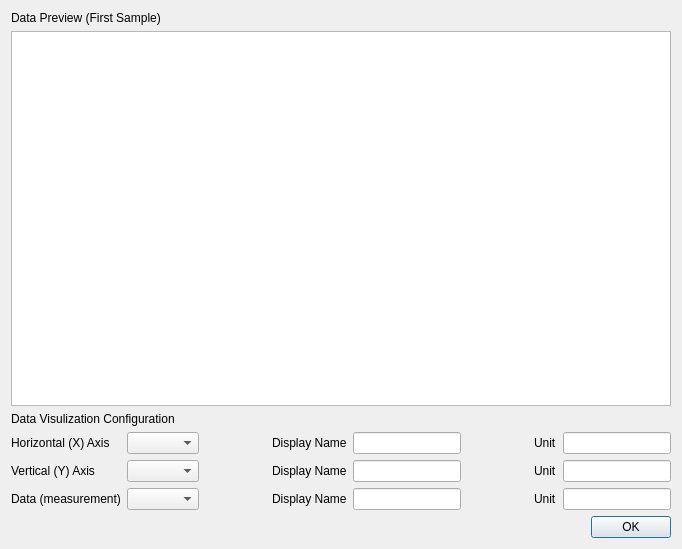
<?xml version="1.0" encoding="UTF-8"?>
<ui version="4.0">
 <class>Form</class>
 <widget class="QDialog" name="Form">
  <property name="geometry">
   <rect>
    <x>0</x>
    <y>0</y>
    <width>682</width>
    <height>549</height>
   </rect>
  </property>
  <property name="windowTitle">
   <string>Visualization Configuration</string>
  </property>
  <layout class="QVBoxLayout" name="verticalLayout">
   <item>
    <widget class="QLabel" name="labelTable">
     <property name="text">
      <string>Data Preview (First Sample)</string>
     </property>
    </widget>
   </item>
   <item>
    <widget class="QTableView" name="tableData"/>
   </item>
   <item>
    <widget class="QLabel" name="labelSectionHeader">
     <property name="text">
      <string>Data Visulization Configuration</string>
     </property>
    </widget>
   </item>
   <item>
    <layout class="QGridLayout" name="gridLayout">
     <item row="0" column="4">
      <widget class="QLineEdit" name="lineEdit_Name_X"/>
     </item>
     <item row="2" column="4">
      <widget class="QLineEdit" name="lineEdit_Name_Data"/>
     </item>
     <item row="1" column="7">
      <widget class="QLineEdit" name="lineEdit_Unit_Y"/>
     </item>
     <item row="1" column="5">
      <spacer name="horizontalSpacer">
       <property name="orientation">
        <enum>Qt::Horizontal</enum>
       </property>
       <property name="sizeHint" stdset="0">
        <size>
         <width>40</width>
         <height>20</height>
        </size>
       </property>
      </spacer>
     </item>
     <item row="0" column="7">
      <widget class="QLineEdit" name="lineEdit_Unit_X"/>
     </item>
     <item row="0" column="3">
      <widget class="QLabel" name="labelNameX">
       <property name="text">
        <string>Display Name</string>
       </property>
      </widget>
     </item>
     <item row="1" column="3">
      <widget class="QLabel" name="labelNameY">
       <property name="text">
        <string>Display Name</string>
       </property>
      </widget>
     </item>
     <item row="1" column="1">
      <widget class="QComboBox" name="comboBox_Col_Y"/>
     </item>
     <item row="2" column="1">
      <widget class="QComboBox" name="comboBox_Col_Data"/>
     </item>
     <item row="2" column="6">
      <widget class="QLabel" name="label_9">
       <property name="text">
        <string>Unit</string>
       </property>
      </widget>
     </item>
     <item row="2" column="0">
      <widget class="QLabel" name="labelAxisData">
       <property name="text">
        <string>Data (measurement)</string>
       </property>
      </widget>
     </item>
     <item row="0" column="6">
      <widget class="QLabel" name="label_8">
       <property name="text">
        <string>Unit</string>
       </property>
      </widget>
     </item>
     <item row="2" column="3">
      <widget class="QLabel" name="labelNameData">
       <property name="text">
        <string>Display Name</string>
       </property>
      </widget>
     </item>
     <item row="2" column="7">
      <widget class="QLineEdit" name="lineEdit_Unit_Data"/>
     </item>
     <item row="1" column="6">
      <widget class="QLabel" name="label_7">
       <property name="text">
        <string>Unit</string>
       </property>
      </widget>
     </item>
     <item row="0" column="1">
      <widget class="QComboBox" name="comboBox_Col_X"/>
     </item>
     <item row="1" column="4">
      <widget class="QLineEdit" name="lineEdit_Name_Y"/>
     </item>
     <item row="1" column="0">
      <widget class="QLabel" name="labelAxisY">
       <property name="text">
        <string>Vertical (Y) Axis</string>
       </property>
      </widget>
     </item>
     <item row="0" column="0">
      <widget class="QLabel" name="labelAxisX">
       <property name="text">
        <string>Horizontal (X) Axis</string>
       </property>
      </widget>
     </item>
     <item row="0" column="2">
      <spacer name="horizontalSpacer_2">
       <property name="orientation">
        <enum>Qt::Horizontal</enum>
       </property>
       <property name="sizeHint" stdset="0">
        <size>
         <width>40</width>
         <height>20</height>
        </size>
       </property>
      </spacer>
     </item>
    </layout>
   </item>
   <item>
    <widget class="QDialogButtonBox" name="buttonBox">
     <property name="layoutDirection">
      <enum>Qt::LeftToRight</enum>
     </property>
     <property name="orientation">
      <enum>Qt::Horizontal</enum>
     </property>
     <property name="standardButtons">
      <set>QDialogButtonBox::Ok</set>
     </property>
    </widget>
   </item>
  </layout>
 </widget>
 <tabstops>
  <tabstop>comboBox_Col_X</tabstop>
  <tabstop>lineEdit_Name_X</tabstop>
  <tabstop>lineEdit_Unit_X</tabstop>
  <tabstop>comboBox_Col_Y</tabstop>
  <tabstop>lineEdit_Name_Y</tabstop>
  <tabstop>lineEdit_Unit_Y</tabstop>
  <tabstop>comboBox_Col_Data</tabstop>
  <tabstop>lineEdit_Name_Data</tabstop>
  <tabstop>lineEdit_Unit_Data</tabstop>
  <tabstop>tableData</tabstop>
 </tabstops>
 <resources/>
 <connections>
  <connection>
   <sender>buttonBox</sender>
   <signal>accepted()</signal>
   <receiver>Form</receiver>
   <slot>accept()</slot>
   <hints>
    <hint type="sourcelabel">
     <x>248</x>
     <y>254</y>
    </hint>
    <hint type="destinationlabel">
     <x>157</x>
     <y>274</y>
    </hint>
   </hints>
  </connection>
  <connection>
   <sender>buttonBox</sender>
   <signal>rejected()</signal>
   <receiver>Form</receiver>
   <slot>reject()</slot>
   <hints>
    <hint type="sourcelabel">
     <x>316</x>
     <y>260</y>
    </hint>
    <hint type="destinationlabel">
     <x>286</x>
     <y>274</y>
    </hint>
   </hints>
  </connection>
 </connections>
</ui>
